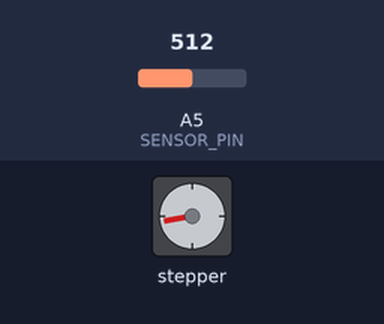
The sketch below on a simulated Arduino Uno, built with avr-gcc and run on an emulated ATmega328P. On the bench: stepper motor. The inputs (shaded band) are chosen by the test bench; at power-on: A5 (SENSOR_PIN) = 512. Stepper angles assume 250 steps per turn.

Above: at 1.2 s.
1.3 s: A5 (SENSOR_PIN) set to 716
At 1.65 s:
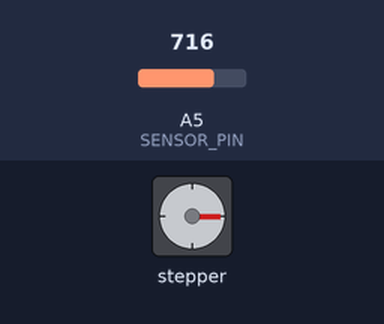
4.3 s: A5 (SENSOR_PIN) set to 900
At 4.69 s:
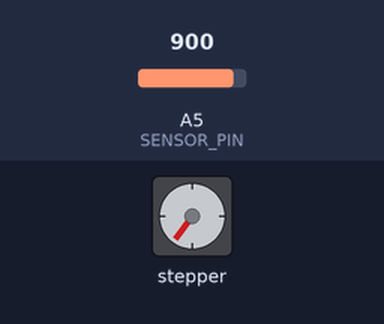
7.3 s: A5 (SENSOR_PIN) set to 1023
At 7.73 s:
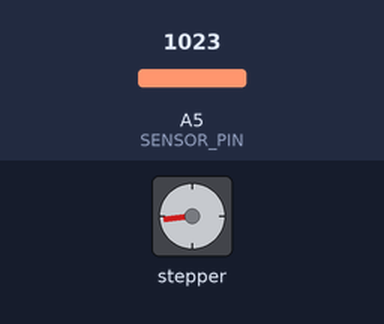
10.3 s: A5 (SENSOR_PIN) set to 511
Timing chart, 0 to 14.3 s (numbered marks = the images above; inputs shaded):
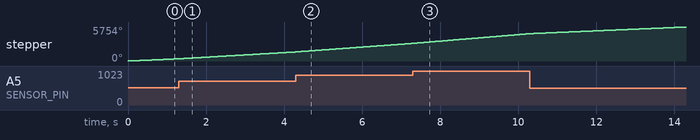

The sketch:

150_Lab3.ino
```cpp
#include <Stepper.h>
#define SENSOR_PIN A5

// initialize the stepper library on pins 8 through 11
const int stepsPerRevolution = 250;
Stepper motor(stepsPerRevolution, 9, 10, 11, 12);

int motorSpeed = 0;

void setup() {
  // Set the motor speed
  motor.setSpeed(100);
  // Initialize the serial port
  Serial.begin(9600);
}

void loop() {
  // read the sensor value:
  int motorSpeed = map(analogRead(A5), 0, 1023, 0, 100);
  // set the motor speed:
  if (motorSpeed > 0) {
    motor.setSpeed(motorSpeed);
    // step 1/100 of a revolution:
    motor.step(stepsPerRevolution / 100);
  }
}
```
